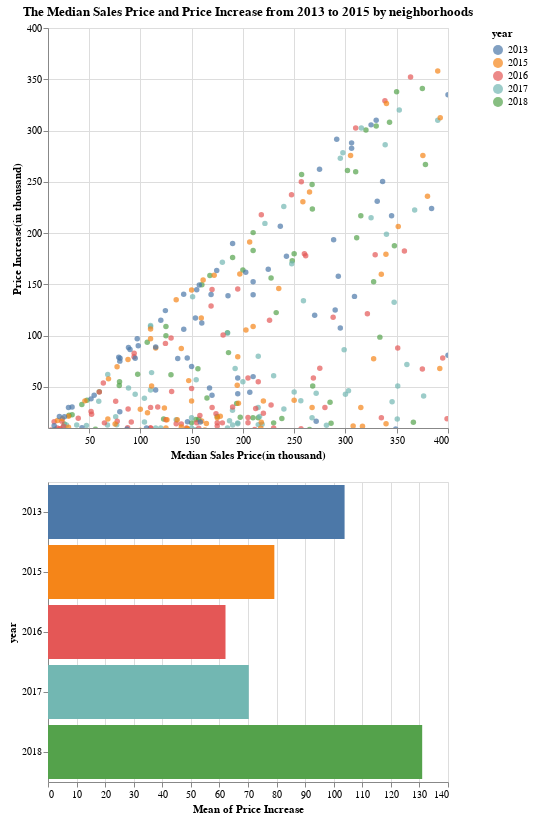

The specification (Vega-Lite) saved for this image:
### Vega-Lite specification from a JSON file in a GitHub repository (floating-point values rounded to 4 significant figures; data arrays with more than 128 entries replaced by an {"elided": "..."} marker saying what was removed)
{"config": {"view": {"width": 400, "height": 300}, "mark": {"tooltip": null}}, "vconcat": [{"mark": {"type": "circle", "clip": true}, "encoding": {"color": {"condition": {"type": "nominal", "field": "year", "selection": "selector003"}, "value": "lightgray"}, "tooltip": [{"type": "nominal", "field": "MAPNAME"}, {"type": "quantitative", "field": "sale_price_K"}, {"type": "nominal", "field": "year"}, {"type": "quantitative", "field": "Price Increase"}], "x": {"type": "quantitative", "axis": {"title": "Median Sales Price(in thousand)"}, "field": "sale_price_K", "scale": {"domain": [10, 400]}}, "y": {"type": "quantitative", "axis": {"title": "Price Increase(in thousand)"}, "field": "Price Increase", "scale": {"domain": [10, 400]}}}, "height": 400, "selection": {"selector003": {"type": "interval"}}, "title": "The Median Sales Price and Price Increase from 2013 to 2015 by neighborhoods", "width": 400}, {"mark": "bar", "encoding": {"color": {"type": "nominal", "field": "year"}, "x": {"type": "quantitative", "aggregate": "mean", "field": "Price Increase"}, "y": {"type": "nominal", "field": "year"}}, "transform": [{"filter": {"selection": "selector003"}}], "width": 400}], "data": {"name": "data-e1fd134f4eb174e52b67c0b02fabe6f0"}, "$schema": "https://vega.github.io/schema/vega-lite/v3.4.0.json", "datasets": {"data-e1fd134f4eb174e52b67c0b02fabe6f0": {"elided": "456 records"}}}
